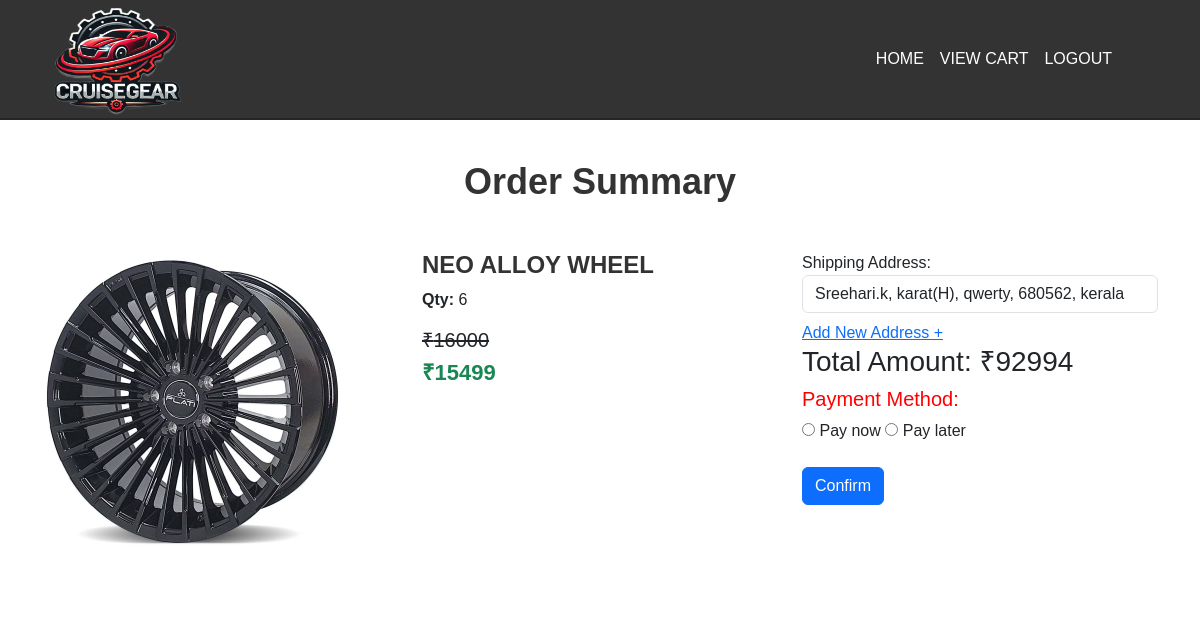
Page /orderSummary2/92994/92994 (signed in) on the committed database.
### app/models.py (models this page shows)
class cart(models.Model):
    details=models.ForeignKey(details,on_delete=models.CASCADE)
    user=models.ForeignKey(User,on_delete=models.CASCADE)
    qty=models.IntegerField()

class details(models.Model):
    product=models.ForeignKey(product,on_delete=models.CASCADE)
    price=models.IntegerField()
    offer_price=models.IntegerField()
    stock=models.IntegerField()
    weight=models.TextField()

class product(models.Model):
    categories=models.ForeignKey(category,on_delete=models.CASCADE)
    pid=models.TextField(unique=True)
    name=models.TextField()
    dis=models.TextField()
    img=models.FileField()

### app/views.py (the view)
# urls.py: path('orderSummary2/<price>/<total>',views.orderSummary2,name="orderSummary2"),
def orderSummary2(req,price,total):
    if 'user' in req.session:
        user=User.objects.get(username=req.session['user'])
        data=Address.objects.filter(user=user)
        Cart=cart.objects.filter(user=user)
        categories=category.objects.all()
        if req.method == 'POST':
            address=req.POST['address']
            pay=req.POST['pay']
            addr=Address.objects.get(user=user,pk=address)
        else:
            return render(req,'user/orderSummary2.html',{'Cart':Cart,'data':data,'price':price,'total':total,'categories':categories})
        req.session['address']=addr.pk
        if pay == 'paynow':
                return redirect("orderpayment2")
        else:
                return redirect("buyproduct")
    else:
        return redirect(car_com_login)

### templates/user/orderSummary2.html (shortened to what this page needs)
  <!DOCTYPE html>
<html lang="en">
<head>
    {% load static %}
    <link href="https://cdn.jsdelivr.net/npm/bootstrap@5.3.3/dist/css/bootstrap.min.css" rel="stylesheet">
    <link rel="stylesheet" href="{% static 'summary.css' %}">
</head>
<body>
    <nav class="navbar navbar-expand-sm">
        <div class="container-fluid">
            <img src="../../static/cruisegear2br.png" style="width: 165px;height: 140px;" alt="">
            <div class="collapse navbar-collapse" id="collapsibleNavbar">
                <ul class="navbar-nav ms-auto me-5">
                  <li class="nav-item"><a class="nav-link fcolor" href="user_home">HOME</a></li>
                  <li class="nav-item"><a class="nav-link fcolor" href="viewcart">VIEW CART</a></li>
                  <li class="nav-item"><a class="nav-link fcolor" href="logout">LOGOUT</a></li>
                </ul>
            </div>
        </div>
    </nav>
    <div class="order-details-container">
        <div class="container">
            <h2 class="order-title text-center mb-5">Order Summary</h2>
            <div class="row">
                <div class="col-lg-8">
                    {% for i in Cart %}
                    <div class="order-card mb-4">
                        <div class="order-card-body">
                            <div class="row">
                                <div class="col-lg-6">
                                    <img src="{{i.details.product.img.url}}" alt="" class="order-item-image">
                                </div>
                                <div class="col-lg-6">
                                    <h3 class="order-product-name">{{i.details.product.name}}</h3>
                                    <p><strong>Qty:</strong> {{i.qty}}</p>
                                    <h5 style="text-decoration: line-through;">₹{{i.details.price}}</h5>
                                    <h5 class="order-price text-success">₹{{i.details.offer_price}}</h5>
                                </div>
                            </div>
                        </div>
                    </div>
                    {% endfor %}
                </div>
                <div class="col-lg-4">
                    <form action="" method="post" enctype="multipart/form-data">
                        <label for="address">Shipping Address:</label><br>
                        <select name="address" id="address" class="form-control">
                            {% for i in data %}
                                <option value="{{i.pk}}">{{i.name}}, {{i.house}}, {{i.street}}, {{i.pin}}, {{i.state}}</option>
                            {% endfor %}
                        </select>
                        <div class="mt-2">
                            <a href="../../../address">Add New Address +</a>
                        </div>
                        <h3>Total Amount: ₹{{price}}</h3>
                        <h5 style="color: red;">Payment Method:</h5>
                        <input type="radio" name="pay" id="paynow" value="paynow" required>
                        <label for="paynow">Pay now</label>
                        <input type="radio" name="pay" id="paylater" value="paylater" required>
                        <label for="paylater">Pay later</label>
                        <div class="mt-4">
                            <button type="submit" class="btn btn-primary">Confirm</button>
                        </div>
                    </form>
                </div>
            </div>
        </div>
    </div>
</body>
</html>
</body>
</html>

### static/summary.css (style rules this page uses)
body { background-color: white; font-family: 'Arial', sans-serif; margin: 0; padding: 0; padding-top: 120px; }
.navbar { width: 100%; height: 120px; background-color: #333; position: fixed; top: 0; left: 0; z-index: 1000; display: flex; justify-content: center; align-items: center; color: white; text-align: center; border-bottom: 2px solid rgb(39, 37, 38); padding: 20px; }
.fcolor { color: white; }
.order-details-container { background-color: #ffffff; padding: 40px 0; }
.order-title { font-size: 36px; font-weight: bold; color: #333; }
.order-product-name { font-size: 24px; font-weight: bold; color: #333; }
.order-price { font-size: 22px; font-weight: bold; color: green; }
.order-item-image { width: 100%; max-width: 300px; height: auto; object-fit: cover; border-radius: 8px; }

### rows in the picture
cart: details.product.img (picture), details.product.name "NEO ALLOY WHEEL", qty "6", details.price "16000", details.offer_price "15499"

### other values in the picture
{{ price }} "92994"
form field address "Sreehari.k, karat(H), qwerty, 680562, kerala"
